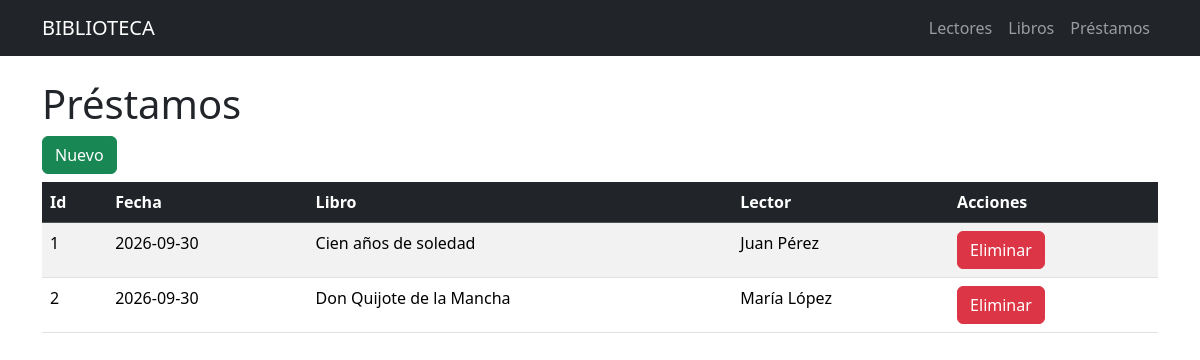
/prestamos, run on an earlier commit of the app's database.
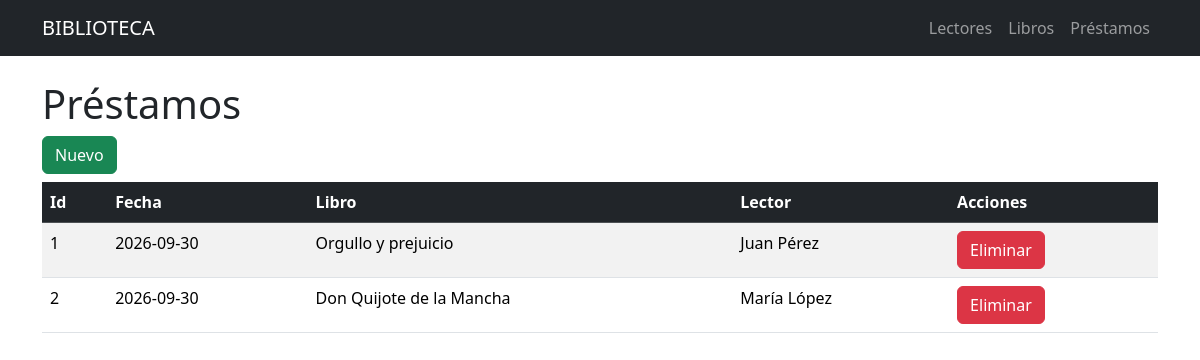
And on a later commit of the database.
### tables this page shows
CREATE TABLE prestamos(
        id INTEGER PRIMARY KEY,
        fecha TEXT NOT NULL,
        libro_id INTEGER NOT NULL,
        lector_id INTEGER NOT NULL,
        FOREIGN KEY(libro_id) REFERENCES libros(id),
        FOREIGN KEY(lector_id) REFERENCES lectores(id)
    );

CREATE TABLE libros(
        id INTEGER PRIMARY KEY,
        titulo TEXT NOT NULL,
        autor TEXT NOT NULL
    );

### app.py (the view)
@app.route("/prestamos")
def prestamos():
    conn = get_db_connection()
    prestamos = conn.execute(
        """
        SELECT p.id,
        p.fecha,
        l.titulo AS libro,
        le.nombre || ' ' || le.apellidos AS lector
        FROM prestamos p
        JOIN libros l ON p.libro_id = l.id
        JOIN lectores le ON p.lector_id = le.id
        """
    ).fetchall()
    conn.close()
    return render_template(
        'prestamos.html',
        prestamos=prestamos
    )

### app.py (called while the page is built)
def get_db_connection():
    conn = sqlite3.connect("biblioteca.db")
    conn.row_factory = sqlite3.Row
    return conn

### templates/prestamos.html
{% extends "base.html" %}
{% block content %}
<h1>Préstamos</h1>
<a href="{{ url_for('nuevo_prestamo') }}"
   class="btn btn-success mb-2">
    Nuevo
</a>
<table class="table table-striped table-hover">
    <thead class="table-dark">
        <tr>
            <th>Id</th>
            <th>Fecha</th>
            <th>Libro</th>
            <th>Lector</th>
            <th>Acciones</th>
        </tr>
    </thead>
    <tbody>
        {% for item in prestamos %}
        <tr>
            <td>{{ item.id }}</td>
            <td>{{ item.fecha }}</td>
            <td>{{ item.libro }}</td>
            <td>{{ item.lector }}</td>
            <td>
                <a href="{{ url_for('eliminar_prestamo', id=item.id) }}"
                class="btn btn-danger"
                onclick="return confirm('¿Está seguro?')">
                Eliminar
            </a>
            </td>
        </tr>
        {% endfor %}
    </tbody>
</table>
{% endblock %}

What changed in the data, as far as the page shows it:
changed through a linked row, prestamos id 1: libro "Cien años de soledad" → "Orgullo y prejuicio"
